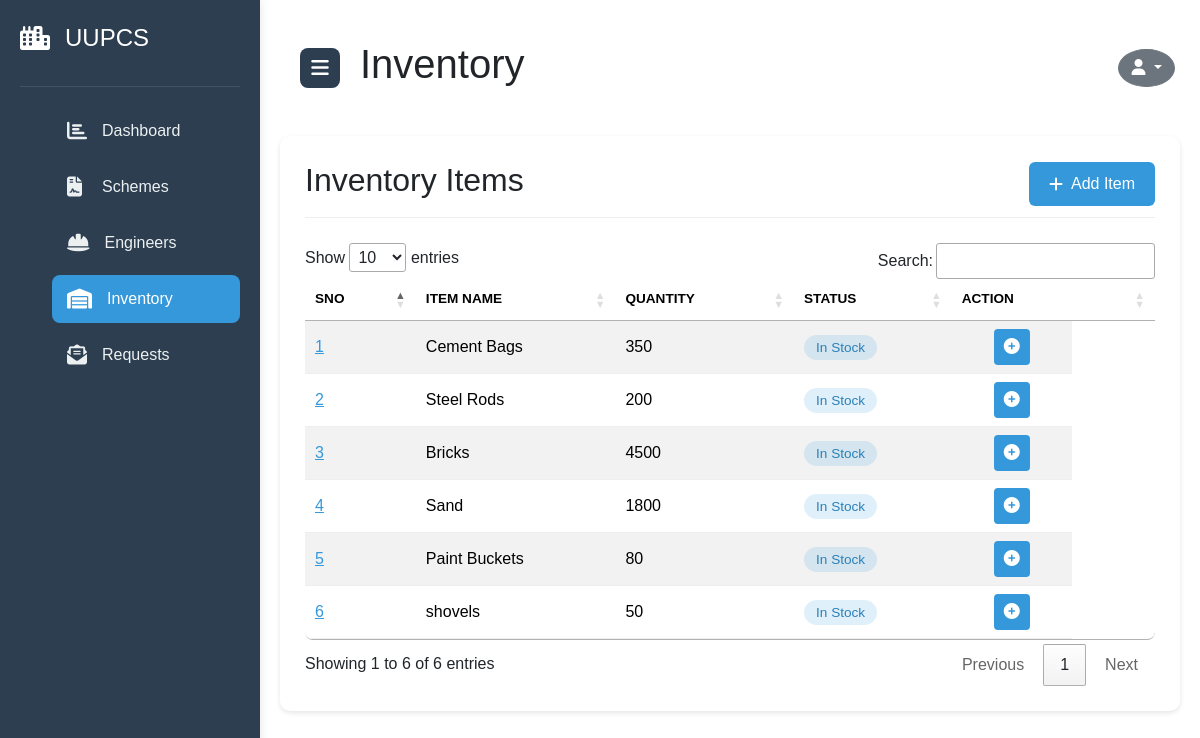
The app's page /inventory.php (signed in) with its own data.
### tables this page shows
CREATE TABLE `resources` (
  `id` int(11) NOT NULL,
  `name` varchar(100) DEFAULT NULL,
  `total_quantity` int(11) DEFAULT NULL,
  `department` varchar(100) DEFAULT NULL,
  `created_at` timestamp NOT NULL DEFAULT current_timestamp(),
  `updated_at` timestamp NOT NULL DEFAULT current_timestamp() ON UPDATE current_timestamp()
);

### inventory.php (the view, shortened to what this page needs)
<?php
include 'db.php';
?>
<!DOCTYPE html>
<html lang="en">
<head>
  <link rel="stylesheet" href="style.css" />
  <link href="https://cdnjs.cloudflare.com/ajax/libs/font-awesome/6.4.0/css/all.min.css" rel="stylesheet" />
  <link href="https://cdn.jsdelivr.net/npm/bootstrap@5.3.2/dist/css/bootstrap.min.css" rel="stylesheet">
  <link rel="stylesheet" href="https://cdn.datatables.net/1.11.5/css/jquery.dataTables.min.css">
</head>
<body>
  <div class="sidebar">
    <div class="logo">
      <i class="fas fa-city"></i>
      <span class="logo-name">UUPCS</span>
    </div>
    <nav>
      <ul>
        <li>
          <a href="dashboard.php">
            <i class="fas fa-chart-bar"></i>
            <span class="nav-item">Dashboard</span>
          </a>
        </li>
        <li>
          <a href="schemes.php">
            <i class="fas fa-file-contract"></i>
            <span class="nav-item">Schemes</span>
          </a>
        </li>
        <li>
          <a href="cengineers.php">
            <i class="fas fa-hard-hat"></i>
            <span class="nav-item">Engineers</span>
          </a>
        </li>
        <li>
          <a href="inventory.php" class="active">
            <i class="fas fa-warehouse"></i>
            <span class="nav-item">Inventory</span>
          </a>
        </li>
        <li>
          <a href="requests.php">
            <i class="fas fa-envelope-open-text"></i>
            <span class="nav-item">Requests</span>
          </a>
        </li>
      </ul>
    </nav>
  </div>
  <div class="main-content">
    <header>
      <div class="header-content">
        <div class="toggle">
          <i class="fas fa-bars menu-icon"></i>
        </div>
        <h1>Inventory</h1>
      <div class="dropdown" style="position:absolute; right:25px;">
        <button class="btn btn-secondary dropdown-toggle rounded-circle" type="button" id="userDropdown"
          data-bs-toggle="dropdown" aria-expanded="false">
          <i class="fas fa-user"></i>
        </button>
      </div>
      </div>
    </header>
    <div class="resources-container">
      <div class="resources-header">
        <h2>Inventory Items</h2>
        <button class="add-resource-btn" data-bs-toggle="modal" data-bs-target="#addItemModal">
          <i class="fas fa-plus"></i> Add Item
        </button>
      </div>
      <div class="schemes-table">
        <table id="inventorytable" class="table table-striped">
          <thead>
            <tr>
              <th>SNO</th>
              <th>Item Name</th>
              <th>Quantity</th>
              <th>Status</th>
              <th>Action</th>
            </tr>
          </thead>
          <tbody>
            <?php
            $dept = $_SESSION['department'];
            $query = "SELECT * FROM resources WHERE department = ?";
            $stmt = $conn->prepare($query);
            $stmt->bind_param("s", $dept);
            $stmt->execute();
            $result = $stmt->get_result();
            $sno = 1;
            while ($row = $result->fetch_assoc()) {
              $status = ($row['total_quantity'] > 30) ? 'In Stock' : 'Low Stock';
              $statusClass = ($row['total_quantity'] > 30) ? 'active' : 'inactive';
              echo "<tr>
                      <td>{$sno}</td>
                      <td>{$row['name']}</td>
                      <td>{$row['total_quantity']}</td>
                      <td><span class='status-badge {$statusClass}'>{$status}</span></td>
                      <td class='action-buttons'>
                        <button class='edit-btn' data-id='{$row['id']}' title='Increase Quantity'>
                          <i class='fas fa-plus-circle'></i>
                        </button>
                      </td>
                    </tr>";
              $sno++;
            }
            ?>
          </tbody>
        </table>
      </div>
    </div>
  </div>
</body>
</html>

### style.css (style rules this page uses)
* { margin: 0; padding: 0; box-sizing: border-box; font-family: Arial, sans-serif; }
body { min-height: 100vh; background: #f5f5f5; }
.sidebar { position: fixed; top: 0; left: 0; height: 100%; width: 260px; background: #2c3e50; padding: 20px; transition: all 0.3s ease; box-shadow: 0 0 10px rgba(0, 0, 0, 0.1); }
.logo { color: #fff; display: flex; align-items: center; gap: 15px; font-size: 24px; padding-bottom: 30px; border-bottom: 1px solid rgba(255, 255, 255, 0.1); margin-bottom: 20px; }
.logo-name { transition: opacity 0.3s ease; white-space: nowrap; }
.toggle { height: 40px; width: 40px; background: #2c3e50; color: #fff; border-radius: 8px; display: flex; align-items: center; justify-content: center; cursor: pointer; transition: all 0.3s ease; }
.menu-icon { font-size: 20px; }
nav ul { list-style: none; }
nav ul li { margin: 8px 0; position: relative; }
nav ul li a { color: #ecf0f1; text-decoration: none; display: flex; align-items: center; gap: 15px; font-size: 16px; padding: 12px 15px; border-radius: 8px; transition: all 0.3s ease; }
nav ul li a i { min-width: 20px; font-size: 20px; }
nav ul li a.active { background: #3498db; color: #fff; }
.main-content { margin-left: 260px; padding: 20px; transition: all 0.5s ease; }
header { display: flex; justify-content: space-between; align-items: center; padding: 20px; background: #fff; border-radius: 10px; }
.header-content { display: flex; align-items: center; gap: 20px; }
.status-badge { padding: 5px 12px; border-radius: 20px; font-size: 0.85rem; font-weight: 500; }
.status-badge.active { background: rgba(52, 152, 219, 0.15); color: #2980b9; }
.schemes-table { width: 100%; overflow-x: auto; }
.schemes-table table { width: 100%; border-collapse: collapse; background: #fff; border-radius: 8px; overflow: hidden; }
.schemes-table th, .schemes-table td { padding: 15px; text-align: left; border-bottom: 1px solid #eee; }
.schemes-table th { background: #f8f9fa; color: #2c3e50; font-weight: 600; text-transform: uppercase; font-size: 0.85rem; }
.schemes-table td { color: #444; }
.schemes-table td:last-child { width: 100px; text-align: center; }
.schemes-table td:first-child { color: #3498db; font-weight: 500; cursor: pointer; text-decoration: underline; }
.schemes-table td { vertical-align: middle; }
.resources-container { background: #fff; border-radius: 10px; padding: 25px; margin-top: 20px; box-shadow: 0 2px 5px rgba(0, 0, 0, 0.1); }
.resources-header { display: flex; justify-content: space-between; align-items: center; margin-bottom: 25px; padding-bottom: 10px; border-bottom: 1px solid #eee; }
.add-resource-btn { background: #3498db; color: #fff; border: none; padding: 10px 20px; border-radius: 6px; display: flex; align-items: center; gap: 8px; cursor: pointer; transition: all 0.3s ease; }
.action-buttons { display: flex; gap: 8px; justify-content: center; }
.edit-btn, .delete-btn { border: none; padding: 6px 10px; border-radius: 4px; cursor: pointer; transition: all 0.3s ease; }
.edit-btn { background: #3498db; color: #fff; }

### records on screen
resources: name "Cement Bags", total_quantity "350", total_quantity "In Stock"
resources: name "Steel Rods", total_quantity "200", total_quantity "In Stock"
resources: name "Bricks", total_quantity "4500", total_quantity "In Stock"
resources: name "Sand", total_quantity "1800", total_quantity "In Stock"
resources: name "Paint Buckets", total_quantity "80", total_quantity "In Stock"
resources: name "shovels", total_quantity "50", total_quantity "In Stock"
